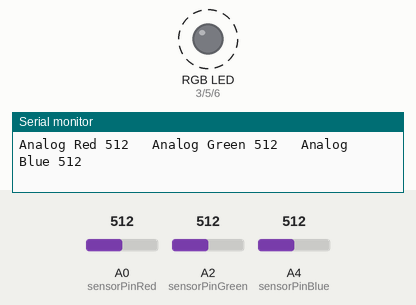
Recording of a sketch running on a simulated Arduino Uno, built with avr-gcc and run on an emulated ATmega328P. On the bench: an RGB LED mixed from three pins (HIGH = lit), the last lines printed to the serial monitor. Dashed ring = blinking. The inputs (shaded band) are chosen by the test bench; at power-on: A0 (sensorPinRed) = 512, A2 (sensorPinGreen) = 512, A4 (sensorPinBlue) = 512.

Above: at 2.8 s.
2.9 s: A0 (sensorPinRed) set to 991
5.9 s: A0 (sensorPinRed) set to 1007
8.9 s: A2 (sensorPinGreen) set to 105
11.9 s: A2 (sensorPinGreen) set to 93
At 17.3 s:
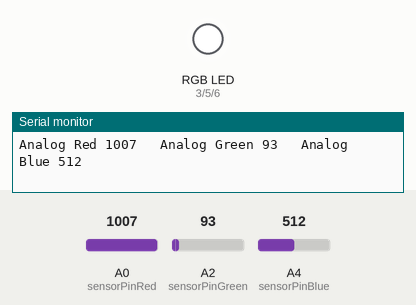
At 19.4 s:
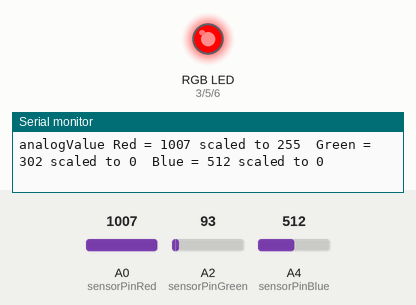
Timing chart, 0 to 19.7 s (numbered marks = the images above; inputs shaded):
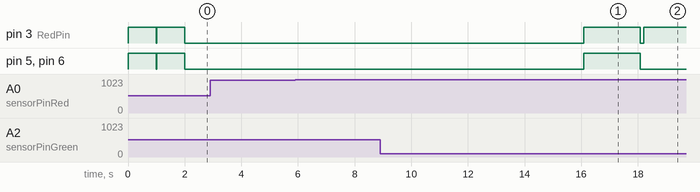

Measured:
- the behaviour switches between 100 and 99 on A2 (sensorPinGreen) (found by bisection; images 0 and 1)

The sketch:

Vernier3DAAutoscale.ino
```cpp
/*
Vernier3DA (v 2014.12)
This project assumes that you have a Vernier 3D Accelerometer connected to
three BTA connectors. It also assumes that you have an RGB LED connected to
PWM outputs 3, 5, and 6.

Plug x into the first BTA (A0), y into the second BTA (A2), and z into
the third BTA (A4).
The brightness of the red LED is controlled by the x axis acceleration.
The brightness of the green LED is controlled by the y axis acceleration.
The brightness of the blue LED is controlled by the z axis acceleration.

During the first 15 seconds of this program you should rotate the
accelerometer through all 3 axes. This will calibrate the signal for
you specific accelerometer. All LEDs will flash for 1 second at the beginning
and end of this "calibration".
After calibration, each color should progress through a range of "off" to
full power based on the orientation of the accelerometer. Sitting flat on a
surface (z-axis up) is blue, flat on its side (y-axis up) is green, and cord
facing down is red.
Note that either individual LEDs or a RGB LED may be used.

In order to experiment with 2 colors one of the LEDs must be disconnected from
the digital output (Redpin, Greenpin, or Bluepin).

See www.vernier.com/arduino for more information.
*/
const int RedPin = 3;
const int GreenPin = 5;
const int BluePin = 6;

const int sensorPinRed = A0;
const int sensorPinGreen = A2;
const int sensorPinBlue = A4;

int var = 1;
int minReadingRed = 750; // High value to force the minimum
int maxReadingRed = 0; // Low value to force the maximum

int minReadingGreen = 750;
int maxReadingGreen = 0;

int minReadingBlue = 750;
int maxReadingBlue = 0;

int analogValue = 0;
int time;
int analogOut;
int flash;

void setup()
{
  Serial.begin(9600);
   Serial.println();
}
void loop()
{

  while (time < 1000){ // LEDs to flash at start of calibration
  time = millis();
  analogWrite(RedPin, 255);
  analogWrite(GreenPin, 255);
  analogWrite(BluePin, 255);
  delay (1000);
  analogWrite(RedPin, 0);
  analogWrite(GreenPin, 0);
  analogWrite(BluePin, 0);
  delay (10);}

  while (time>1000 && time < 16000){ // Time to calibrate each sensor to it's particular range of values.
  time = millis();
   //Red
    analogValue = analogRead(sensorPinRed);
    maxReadingRed = max(analogValue, maxReadingRed);
    minReadingRed = min(analogValue, minReadingRed);// This is the absolute min. We'll want midpoint
    Serial.print("Analog Red ");
    Serial.print(analogValue, DEC);
    delay (20);
    //Green
    analogValue = analogRead(sensorPinGreen);
    maxReadingGreen = max(analogValue, maxReadingGreen);
    minReadingGreen = min(analogValue, minReadingGreen);// This is the absolute min. We'll want midpoint
    Serial.print("   Analog Green ");
    Serial.print(analogValue, DEC);
    delay (20);
    //Blue
    analogValue = analogRead(sensorPinBlue);
    maxReadingBlue = max(analogValue, maxReadingBlue);
    minReadingBlue = min(analogValue, minReadingBlue);// This is the absolute min. We'll want midpoint
    Serial.print("   Analog Blue ");
    Serial.println(analogValue, DEC);
    delay (20);
  }
  while(time > 16000 && time < 17000){// LEDs to flash at finish of calibration
  time = millis();
  analogWrite(RedPin, 255);
  analogWrite(GreenPin, 255);
  analogWrite(BluePin, 255);
  delay (1000);
  analogWrite(RedPin, 0);
  analogWrite(GreenPin, 0);
  analogWrite(BluePin, 0);}

  while (var == 1){

  minReadingRed = minReadingRed+0.5*(maxReadingRed - minReadingRed); // Sets midpoint as minimum
  minReadingGreen = minReadingGreen+0.5*(maxReadingGreen - minReadingGreen);
  minReadingBlue = minReadingBlue+0.5*(maxReadingBlue - minReadingBlue);

  Serial.println();
  Serial.print("minReadingRed = " );
  Serial.print(minReadingRed, DEC);
  Serial.print("     maxReadingRed = " );
  Serial.println(maxReadingRed, DEC);
  Serial.print("minReadingGreen = " );
  Serial.print(minReadingGreen, DEC);
  Serial.print("     maxReadingGreen = " );
  Serial.println(maxReadingGreen, DEC);
  Serial.print("minReadingBlue = " );
  Serial.print(minReadingBlue, DEC);
  Serial.print("     maxReadingBlue = " );
  Serial.println(maxReadingBlue, DEC);
  var = 2;
  }
  // Below is scrolling printout

  //Red

  analogValue = analogRead(sensorPinRed);
  analogValue = constrain(analogValue, minReadingRed, maxReadingRed);
  Serial.print("analogValue Red = " );
  Serial.print(analogValue);

  analogOut = map(analogValue, minReadingRed, maxReadingRed, 0, 255);
  analogOut = constrain(analogOut, 0, 255);
  Serial.print(" scaled to " );
  Serial.print(analogOut, DEC);
  analogWrite(RedPin, analogOut);

 //Green

  analogValue = analogRead(sensorPinGreen);
  analogValue = constrain(analogValue, minReadingGreen, maxReadingGreen);
  Serial.print("  Green = " );
  Serial.print(analogValue);

  analogOut = map(analogValue, minReadingGreen, maxReadingGreen, 0, 255);
  analogOut = constrain(analogOut, 0, 255);
  Serial.print(" scaled to " );
  Serial.print(analogOut, DEC);
  analogWrite(GreenPin, analogOut);

    //Blue

  analogValue = analogRead(sensorPinBlue);
  analogValue = constrain(analogValue, minReadingBlue, maxReadingBlue);
  Serial.print("  Blue = " );
  Serial.print(analogValue);

  analogOut = map(analogValue, minReadingBlue, maxReadingBlue, 0, 255);
  analogOut = constrain(analogOut, 0, 255);
  Serial.print(" scaled to " );
  Serial.println(analogOut, DEC);
  analogWrite(BluePin, analogOut);

  delay (25);

  /* TEST AREA ABOVE!! Don't delete below just yet!
  //Red
  analogValue = analogRead(sensorPinRed);
  analogOut = map(analogValue, minReadingRed, maxReadingRed, 0, 255);
  Serial.print("Red = " );
  Serial.print(analogValue, DEC);
  analogWrite(RedPin, analogOut);

  //Green
  analogValue = analogRead(sensorPinGreen);
  analogOut = map(analogValue, minReadingGreen, maxReadingGreen, 0, 255);
  Serial.print("Green = " );
  Serial.print(analogValue, DEC);
  analogWrite(GreenPin, analogOut);

  //Blue
  analogValue = analogRead(sensorPinBlue);
  analogOut = map(analogValue, minReadingBlue, maxReadingBlue, 0, 255);
  Serial.print("Blue = " );
  Serial.println(analogValue, DEC);
  analogWrite(BluePin, analogOut);

  delay(25); */
}
```
